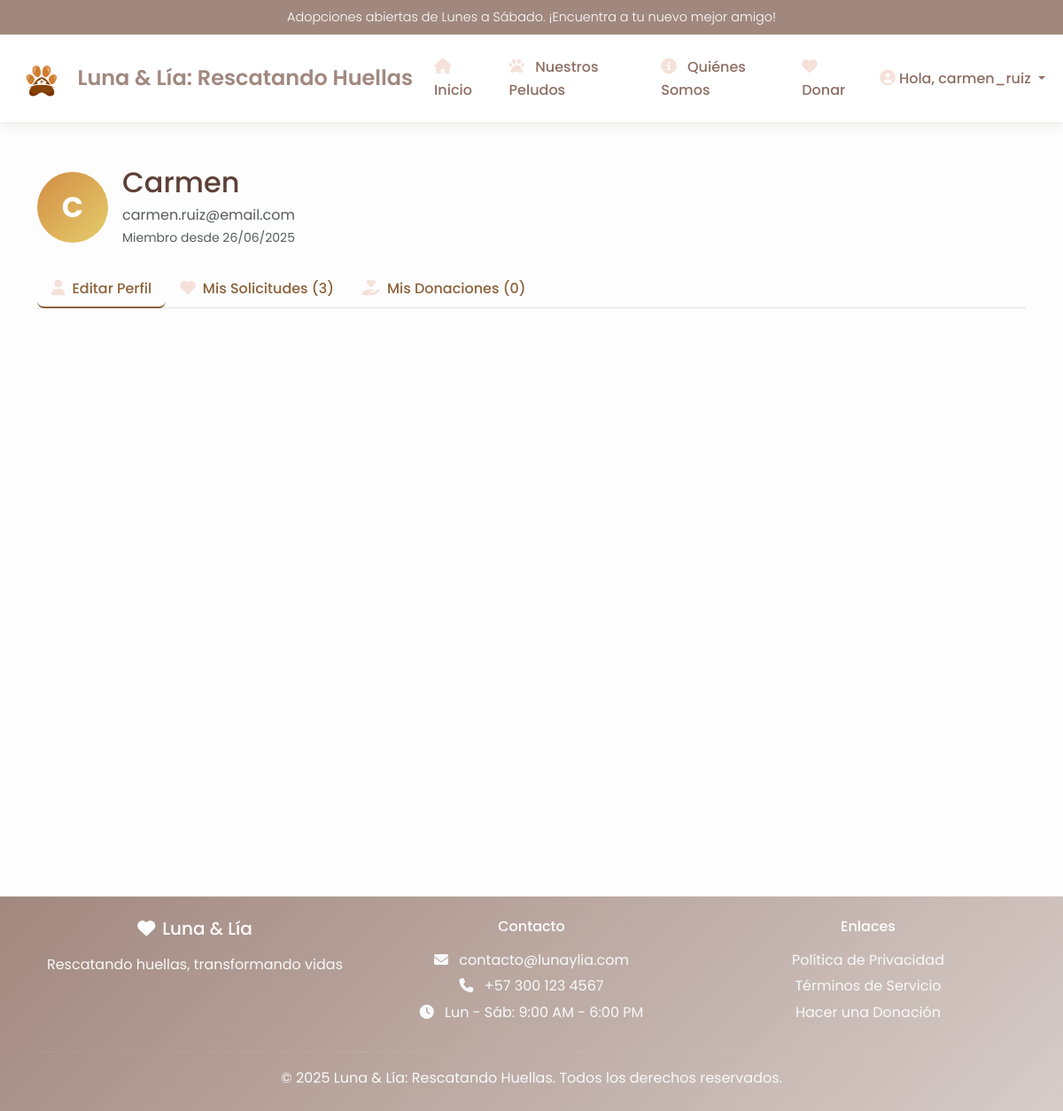
/perfil/ (signed in), run on the app's committed database.
### adopcion/models.py (models this page shows, shortened)
class Usuario(AbstractUser):
    ROL_CHOICES = (
        ('usuario', 'Usuario'),
        ('administrador', 'Administrador'),
    )
    TIPO_VIVIENDA_CHOICES = (
        ('casa', 'Casa'),
        ('apartamento', 'Apartamento'),
        ('finca', 'Finca'),
    )
    first_name = None
    last_name = None
    nombre = models.CharField(
        max_length=100,
        blank=False,
        null=False,
        validators=[
            RegexValidator(
                regex=r'^[a-zA-ZáéíóúÁÉÍÓÚñÑ\s]+$',
                message="El nombre solo puede contener letras y espacios."
            )
        ]
    )
    apellido = models.CharField(
        max_length=100,
        blank=False,
        null=False,
        validators=[
            RegexValidator(
                regex=r'^[a-zA-ZáéíóúÁÉÍÓÚñÑ\s]+$',
                message="El apellido solo puede contener letras y espacios."
            )
        ]
    )
    telefono = models.CharField(
        max_length=20,
        blank=True,
        validators=[
            RegexValidator(
                regex=r'^[\d\s\-\+\(\)]+$',
                message="El teléfono solo puede contener números, espacios, guiones, paréntesis y el símbolo +."
            )
        ]
    )
    direccion = models.TextField(blank=True)
    ciudad = models.CharField(
        max_length=100,
        blank=True,
        validators=[
            RegexValidator(
                regex=r'^[a-zA-ZáéíóúÁÉÍÓÚñÑ\s]+$',
                message="La ciudad solo puede contener letras y espacios."
            )
        ]
    )
    fecha_nacimiento = models.DateField(null=True, blank=True)
    ocupacion = models.CharField(
        max_length=100,
        blank=True,
        validators=[
            RegexValidator(
                regex=r'^[a-zA-ZáéíóúÁÉÍÓÚñÑ\s]+$',
                message="La ocupación solo puede contener letras y espacios."
            )
        ]
    )
    tipo_vivienda = models.CharField(max_length=20, choices=TIPO_VIVIENDA_CHOICES, default='casa')
    tiene_experiencia_mascotas = models.BooleanField(default=False)
    rol = models.CharField(max_length=15, choices=ROL_CHOICES, default='usuario')

### adopcion/views.py (the view)
# urls.py: path('perfil/', views.perfil_view, name='perfil'),
@login_required
def perfil_view(request):
    if request.method == 'POST':
        form = UserUpdateForm(request.POST, instance=request.user)
        if form.is_valid():
            form.save()
            messages.success(request, '¡Tu perfil ha sido actualizado con éxito!')
            return redirect('perfil')
    else:
        form = UserUpdateForm(instance=request.user)
    solicitudes = SolicitudAdopcion.objects.filter(usuario=request.user).order_by('-fecha_solicitud')
    donaciones = Donacion.objects.filter(usuario=request.user).order_by('-fecha_donacion')
    context = {
        'form': form,
        'solicitudes': solicitudes,
        'donaciones': donaciones
    }
    return render(request, 'adopcion/perfil.html', context)

### adopcion/context_processors.py (called while the page is built)
def notificaciones_context(request):
    context = {}
    if request.user.is_authenticated:
        notificaciones_no_leidas = Notificacion.objects.filter(
            usuario=request.user,
            leida=False
        ).count()
        context['notificaciones_no_leidas'] = notificaciones_no_leidas
        context['tiene_notificaciones'] = notificaciones_no_leidas > 0
    return context

### adopcion/models.py (called while the page is built)
    def get_tipo_display(self):
        return dict(self.TIPO_CHOICES).get(self.tipo, self.tipo)

    def get_sexo_display(self):
        return dict(self.SEXO_CHOICES).get(self.sexo, self.sexo)

### adopcion/templatetags/admin_filters.py (called while the page is built)
@register.filter
def is_admin_email(email):
    if not email:
        return False
    return email.lower().strip().endswith('@huellas.com')

### adopcion/templates/adopcion/perfil.html (shortened to what this page needs)
{% extends 'adopcion/base.html' %}
{% load static %}
{% block content %}
<div class="container mt-4">
    <div class="row">
        <div class="col-12">
            <div class="d-flex align-items-center mb-4">
                <div class="user-avatar-large me-3" style="width: 80px; height: 80px; background: linear-gradient(135deg, #d38d44, #e5cd6c); border-radius: 50%; display: flex; align-items: center; justify-content: center; color: white; font-weight: bold; font-size: 2rem;">
                    {{ user.nombre|default:user.username|first|upper }}
                </div>
                <div>
                    <h2 class="mb-1">{{ user.nombre|default:user.username }}</h2>
                    <p class="text-muted mb-0">{{ user.email }}</p>
                    <small class="text-muted">Miembro desde {{ user.date_joined|date:"d/m/Y" }}</small>
                </div>
            </div>
        </div>
    </div>
    <ul class="nav nav-tabs" id="myTab" role="tablist">
        <li class="nav-item" role="presentation">
            <button class="nav-link active" id="perfil-tab" data-bs-toggle="tab" data-bs-target="#perfil" type="button" role="tab">
                <i class="fas fa-user me-2"></i>Editar Perfil
            </button>
        </li>
        <li class="nav-item" role="presentation">
            <button class="nav-link" id="solicitudes-tab" data-bs-toggle="tab" data-bs-target="#solicitudes" type="button" role="tab">
                <i class="fas fa-heart me-2"></i>Mis Solicitudes ({{ solicitudes.count }})
            </button>
        </li>
        <li class="nav-item" role="presentation">
            <button class="nav-link" id="donaciones-tab" data-bs-toggle="tab" data-bs-target="#donaciones" type="button" role="tab">
                <i class="fas fa-hand-holding-heart me-2"></i>Mis Donaciones ({{ donaciones.count }})
            </button>
        </li>
    </ul>
    <div class="tab-content" id="myTabContent">
        <div class="tab-pane fade show active" id="perfil" role="tabpanel" tabindex="0">
        </div>
    </div>
</div>
{% endblock %}

### adopcion/templates/adopcion/base.html (shortened to what this page needs)
{% load static %}
{% load admin_filters %}
<!DOCTYPE html>
<html lang="es">
<head>
    <link href="https://cdn.jsdelivr.net/npm/bootstrap@5.3.0/dist/css/bootstrap.min.css" rel="stylesheet">
    <link rel="stylesheet" href="https://cdnjs.cloudflare.com/ajax/libs/font-awesome/6.5.1/css/all.min.css">
    <link rel="stylesheet" href="{% static 'css/styles.css' %}">
</head>
<body>
    <header class="header-container">
        <div class="top-bar text-center p-2">
            Adopciones abiertas de Lunes a Sábado. ¡Encuentra a tu nuevo mejor amigo!
        </div>
        <nav class="navbar navbar-expand-lg">
            <div class="container-fluid">
                <a class="navbar-brand d-flex align-items-center" href="{% url 'inicio' %}">
                    <img src="{% static 'images/log.png' %}" alt="Logo Luna & Lía" height="50">
                    <span class="ms-2 site-title">Luna & Lía: Rescatando Huellas</span>
                </a>
                <div class="collapse navbar-collapse" id="navbarNav">
                    {% if user.is_authenticated and user.email|is_admin_email %}
                        <ul class="navbar-nav ms-auto">
                            <li class="nav-item"><a class="nav-link" href="{% url 'admin_dashboard' %}"><i class="fas fa-chart-line"></i> Panel</a></li>
                            <li class="nav-item"><a class="nav-link" href="{% url 'admin_agregar_mascota' %}"><i class="fas fa-plus"></i> Añadir Mascota</a></li>
                            <li class="nav-item"><a class="nav-link" href="{% url 'admin_solicitudes' %}"><i class="fas fa-file-alt"></i> Solicitudes</a></li>
                            <li class="nav-item"><a class="nav-link" href="{% url 'admin_reportes' %}"><i class="fas fa-file-pdf"></i> Reportes</a></li>
                            <li class="nav-item dropdown">
                                <a class="nav-link dropdown-toggle" href="#" id="navbarDropdownDonaciones" role="button" data-bs-toggle="dropdown" aria-expanded="false">
                                    <i class="fas fa-heart"></i> Donaciones
                                </a>
                                <ul class="dropdown-menu" aria-labelledby="navbarDropdownDonaciones">
                                    <li><a class="dropdown-item" href="{% url 'busqueda_donantes' %}"><i class="fas fa-search"></i> Buscar Donantes</a></li>
                                    <li><a class="dropdown-item" href="{% url 'gestionar_categorias' %}"><i class="fas fa-tags"></i> Gestionar Categorías</a></li>
                                </ul>
                            </li>
                            <li class="nav-item dropdown">
                                <a class="nav-link dropdown-toggle" href="#" id="navbarDropdownAdmin" role="button" data-bs-toggle="dropdown" aria-expanded="false">
                                    <i class="fas fa-user-shield"></i> {{ user.username }}
                                </a>
                                <ul class="dropdown-menu dropdown-menu-end" aria-labelledby="navbarDropdownAdmin">
                                    <li>
                                        <a class="dropdown-item position-relative" href="{% url 'notificaciones' %}">
                                            <i class="fas fa-bell"></i> Notificaciones
                                            {% if tiene_notificaciones %}
                                                <span class="position-absolute top-0 start-100 translate-middle badge rounded-pill bg-danger">
                                                    {{ notificaciones_no_leidas }}
                                                </span>
                                            {% endif %}
                                        </a>
                                    </li>
                                    <li><hr class="dropdown-divider"></li>
                                    <li><a class="dropdown-item" href="{% url 'logout' %}">Cerrar Sesión</a></li>
                                </ul>
                            </li>
                        </ul>
                    {% else %}
                        <ul class="navbar-nav mx-auto">
                            <li class="nav-item">
                                <a class="nav-link" href="{% url 'inicio' %}"><i class="fas fa-home"></i> Inicio</a>
                            </li>
                            <li class="nav-item">
                                <a class="nav-link" href="{% url 'lista_mascotas' %}"><i class="fas fa-paw"></i> Nuestros Peludos</a>
                            </li>
                            <li class="nav-item">
                                <a class="nav-link" href="{% url 'quienes_somos' %}"><i class="fas fa-info-circle"></i> Quiénes Somos</a>
                            </li>
                            <li class="nav-item">
                                <a class="nav-link" href="{% url 'donar' %}"><i class="fas fa-heart"></i> Donar</a>
                            </li>
                        </ul>
                        <ul class="navbar-nav ms-auto">
                            {% if user.is_authenticated %}
                                <li class="nav-item dropdown">
                                    <a class="nav-link dropdown-toggle" href="#" id="navbarDropdownUser" role="button" data-bs-toggle="dropdown" aria-expanded="false">
                                        <i class="fas fa-user-circle me-1"></i>Hola, {{ user.username }}
                                    </a>
                                </li>
                            {% else %}
                                <li class="nav-item"><a href="{% url 'login' %}" class="btn btn-primary-custom">Iniciar Sesión</a></li>
                                <li class="nav-item ms-2"><a href="{% url 'registro' %}" class="btn btn-secondary-custom">Registrarse</a></li>
                            {% endif %}
                        </ul>
                    {% endif %}
                </div>
            </div>
        </nav>
    </header>
    <main class="container-fluid py-4">
        {% block content %}{% endblock %}
    </main>
    <footer class="footer-container text-center py-4 mt-5">
        <div class="container">
            <div class="row">
                <div class="col-md-4">
                    <h5 class="text-white mb-3"><i class="fas fa-heart me-2"></i>Luna & Lía</h5>
                    <p class="text-light">Rescatando huellas, transformando vidas</p>
                </div>
                <div class="col-md-4">
                    <h6 class="text-white mb-3">Contacto</h6>
                    <p class="text-light mb-1">
                        <i class="fas fa-envelope me-2"></i>
                        <a href="mailto:contacto@lunaylia.com" class="text-light text-decoration-none">contacto@lunaylia.com</a>
                    </p>
                    <p class="text-light mb-1">
                        <i class="fas fa-phone me-2"></i>
                        <a href="tel:+573001234567" class="text-light text-decoration-none">+57 300 123 4567</a>
                    </p>
                    <p class="text-light">
                        <i class="fas fa-clock me-2"></i>
                        Lun - Sáb: 9:00 AM - 6:00 PM
                    </p>
                </div>
                <div class="col-md-4">
                    <h6 class="text-white mb-3">Enlaces</h6>
                    <p class="mb-1">
                        <a href="#" class="text-light text-decoration-none">Política de Privacidad</a>
                    </p>
                    <p class="mb-1">
                        <a href="#" class="text-light text-decoration-none">Términos de Servicio</a>
                    </p>
                    <p class="mb-0">
                        <a href="{% url 'donar' %}" class="text-light text-decoration-none">Hacer una Donación</a>
                    </p>
                </div>
            </div>
            <hr class="my-3" style="border-color: rgba(255,255,255,0.2);">
            <p class="text-light mb-0">&copy; {% now "Y" %} Luna & Lía: Rescatando Huellas. Todos los derechos reservados.</p>
        </div>
    </footer>
    <div class="toast-container position-fixed bottom-0 end-0 p-3" style="z-index: 9999;">
    </div>
</body>
</html>

### static/css/styles.css (style rules this page uses)
:root { --color-primary: #a1887f; --color-secondary: #d7ccc8; --color-background: #fdfdfd; --color-surface: #ffffff; --color-accent: #f5e1da; --color-text-primary: #5d4037; --color-text-secondary: #8d6e63; --color-success: #8bc34a; --color-warning: #ff9800; --color-danger: #f44336; --color-info: #d7ccc8; --font-family-base: 'Poppins', sans-serif; }
body { font-family: var(--font-family-base); background-color: var(--color-background); color: var(--color-text-primary); }
body { background-color: var(--color-background); color: var(--color-text-primary); font-family: var(--font-family-base); line-height: 1.6; }
.header-container { background-color: var(--color-surface); box-shadow: 0 4px 12px rgba(0,0,0,0.06); border-bottom: 1px solid #f0e9e5; }
.top-bar { background-color: var(--color-primary); color: white; font-size: 0.9rem; font-weight: 300; }
.navbar { padding-top: 1rem; padding-bottom: 1rem; }
.navbar-brand .site-title { color: var(--color-primary); font-weight: 600; font-size: 1.5rem; }
.nav-link { color: var(--color-text-secondary); font-weight: 500; padding: 0.5rem 1rem; border-radius: 8px; transition: color 0.3s ease, background-color 0.3s ease; }
.nav-link:hover, .nav-link.active { color: var(--color-primary); background-color: #f7f3f0; }
.nav-link i { color: var(--color-accent); margin-right: 8px; font-size: 1.1rem; }
footer { background: linear-gradient(135deg, var(--color-primary), var(--color-secondary)); color: white; margin-top: auto; }
.footer-container { background-color: var(--color-surface); border-top: 1px solid #eee; }
a { color: var(--color-primary); }

### adopcion/templates/adopcion/perfil.html (style rules this page uses)
.nav-tabs .nav-link { color: #8c6239; border: none; border-bottom: 2px solid transparent; }
.nav-tabs .nav-link.active { color: #8c6239; background-color: transparent; border-bottom: 2px solid #8c6239; }

### data on the page
Usuario: username "carmen_ruiz", nombre|first "C", nombre "Carmen", email "carmen.ruiz@email.com", date_joined "26/06/2025"

### other printed values
{{ solicitudes.count }} "3"
{{ donaciones.count }} "0"
